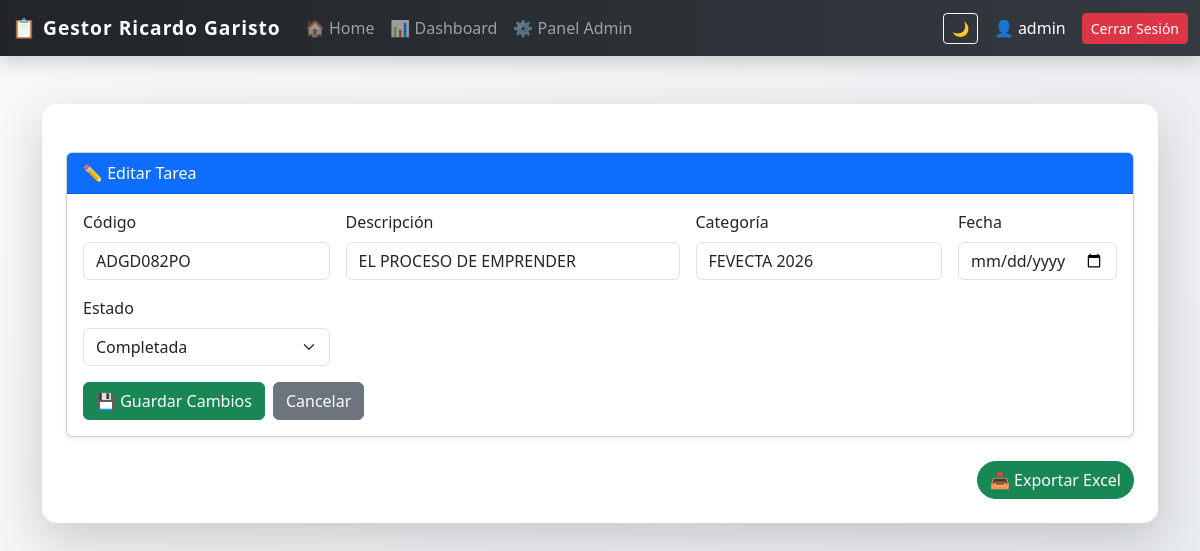
The app's page /editar/15 (signed in), older data.
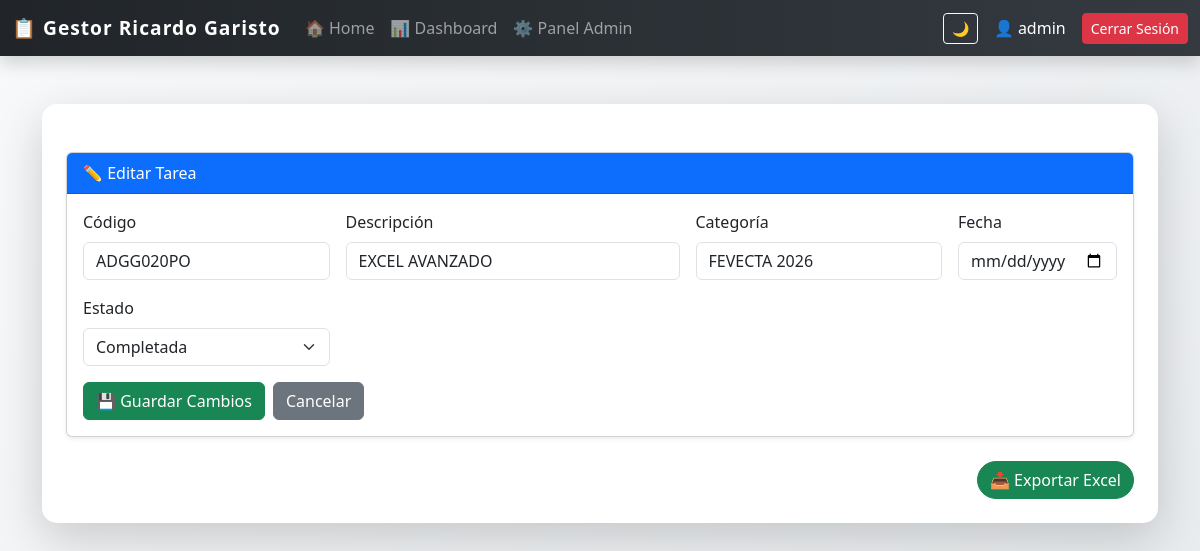
The same page, newer data.
### tables this page shows
CREATE TABLE tareas (
            id INTEGER PRIMARY KEY AUTOINCREMENT,
            descripcion TEXT NOT NULL,
            categoria TEXT,
            fecha TEXT,
            completada INTEGER DEFAULT 0,
            codigo TEXT,
            usuario_id INTEGER,
            FOREIGN KEY (usuario_id) REFERENCES usuarios(id)
        );

### app_web.py (the view)
@app.route("/editar/<int:id>", methods=["GET", "POST"])
@login_required
def editar(id):
    conn = get_connection()
    cursor = conn.cursor()
    if request.method == "POST":
        codigo = request.form.get("codigo")
        descripcion = request.form.get("descripcion")
        categoria = request.form.get("categoria")
        fecha = request.form.get("fecha")
        completada = request.form.get("completada")  # 👈 NUEVO
        cursor.execute("""
            UPDATE tareas
            SET codigo=?, descripcion=?, categoria=?, fecha=?, completada=?
            WHERE id=?
        """, (codigo, descripcion, categoria, fecha, completada, id))
        conn.commit()
        conn.close()
        return redirect("/")
    else:
        cursor.execute("SELECT * FROM tareas WHERE id=?", (id,))
        tarea = cursor.fetchone()
        conn.close()
        return render_template("editar.html", tarea=tarea)

### app_web.py (called while the page is built)
def get_connection():
    conn = sqlite3.connect(DB_NAME)
    conn.row_factory = sqlite3.Row
    return conn

def login_required(f):
    @wraps(f)
    def decorated_function(*args, **kwargs):
        if "user_id" not in session:
            return redirect(url_for("login"))
        return f(*args, **kwargs)
    return decorated_function

### templates/editar.html (shortened to what this page needs)
{% extends "base.html" %}
{% block content %}
<div class="card shadow-sm mt-4">
    <div class="card-header bg-primary text-white">
        ✏ Editar Tarea
    </div>
    <div class="card-body">
        <form method="POST" class="row g-3">
            <div class="col-md-3">
                <label class="form-label">Código</label>
                <input type="text" name="codigo" class="form-control" value="{{ tarea[5] if tarea|length > 5 else '' }}" required>
            </div>
            <div class="col-md-4">
                <label class="form-label">Descripción</label>
                <input type="text" name="descripcion" class="form-control" value="{{ tarea[1] }}" required>
            </div>
            <div class="col-md-3">
                <label class="form-label">Categoría</label>
                <input type="text" name="categoria" class="form-control" value="{{ tarea[2] }}">
            </div>
            <div class="col-md-2">
                <label class="form-label">Fecha</label>
                <input type="date" name="fecha" class="form-control" value="{{ tarea[3] }}">
            </div>
            <div class="col-md-3">
                <label class="form-label">Estado</label>
                <select name="completada" class="form-select">
                    <option value="1" {% if tarea[4] == 1 %}selected{% endif %}>Completada</option>
                </select>
            </div>
            <div class="col-12 mt-3 d-flex gap-2">
                <button type="submit" class="btn btn-success">💾 Guardar Cambios</button>
                <a href="/" class="btn btn-secondary">Cancelar</a>
            </div>
        </form>
    </div>
</div>
{% endblock %}

Row changes from the older to the newer data that the page shows:
changed tareas "Completada": codigo "ADGD082PO" → "ADGG020PO"; descripcion "EL PROCESO DE EMPRENDER" → "EXCEL AVANZADO"
